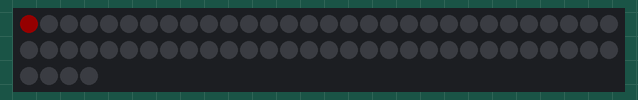
Simulated run of this sketch. Board: Arduino Uno, built with avr-gcc and run on an emulated ATmega328P. On the bench: 64 RGB LEDs in strip order, left to right, continuing on the next row. Dim RGB values are drawn brighter than linear.

Above: at 0.01 s.
At 1.8 s:
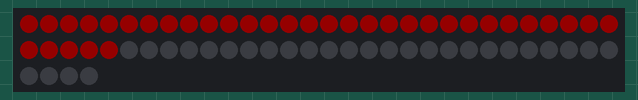
At 2.75 s:
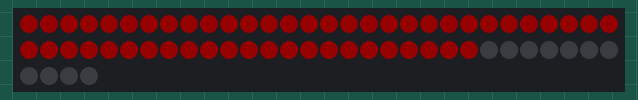
At 3.7 s:
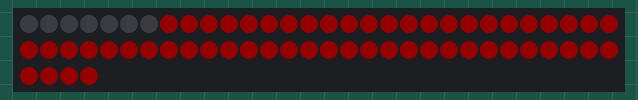
At 5.49 s:
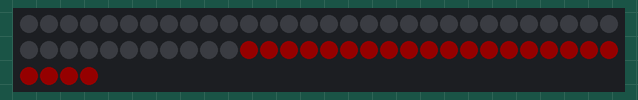
At 7.38 s:
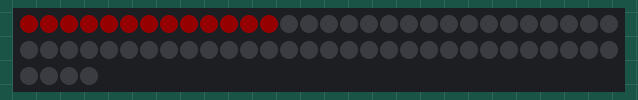

Measured:
- by itself, everything shown: repeats every 6.7 s, in 128 steps

The sketch:

Neo5.ino
```cpp
#include <Adafruit_NeoPixel.h>
Adafruit_NeoPixel strip(64, 6);

void setup() {
  strip.begin();
  strip.clear();

  strip.setBrightness(20);
}

void loop() {
  for(int i = 0; i < strip.numPixels(); i++){
      strip.setPixelColor(i,255, 0, 0);
        strip.show();
      delay(50);
  }
  for(int i = 0; i < strip.numPixels(); i++){
      strip.setPixelColor(i,0, 0, 0);
       strip.show();
      delay(50);
  }

}
```
